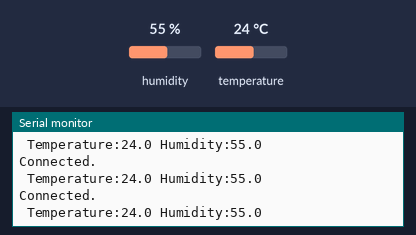
Simulated run of this sketch. Board: ESP32. Shown: the last lines printed to the serial monitor. Inputs (shaded band) come from the test bench; at power-on: humidity 55 %, temperature 24 °C. WiFi joins after 1.5 s; servers stay silent unless stated.

Above: at 9.0 s.
9.1 s: humidity set to 22 %
At 12.5 s:
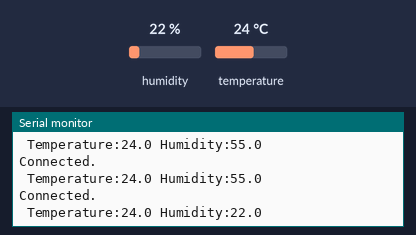
14.3 s: temperature set to 12 °C
At 15.8 s:
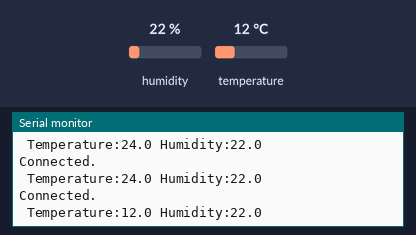
19.5 s: humidity set to 40 %
At 20.4 s:
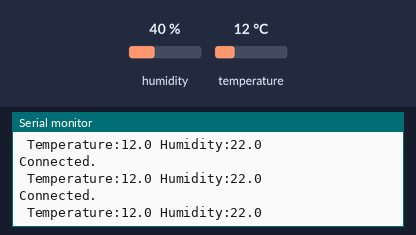
Timing chart, 0 to 22.5 s (numbered marks = the images above; inputs shaded):
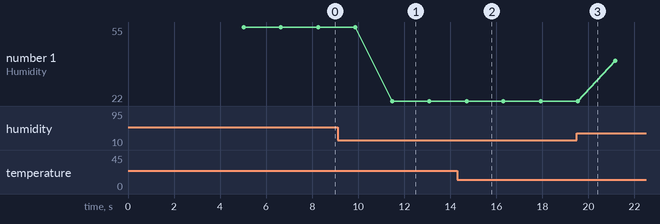

Measured:
- after the input at 9.1 s, the serial monitor: prints a new line after 2.4 s (image 1)
- after the input at 14.3 s, the serial monitor: prints a new line after 0.41 s (image 2)
- plotted number 1: 55 → 22 after the input at 9.1 s, 22 → 40 after the input at 19.5 s

The sketch:

07_DHT11_ThingSpeak.ino
```cpp
#include <DHT.h>
#include <DHT_U.h>

#include "ThingSpeak.h"
#include "WiFi.h"
//#include <Wire.h>  //Include Library for HTU21D
//#include "SparkFunHTU21D.h"

//-------Enter your WiFi Details------//
char ssid[] = "JioFiber-dq6nd";  //SSID
char pass[] = "anshularchanaanjali";  //Password
//-----------------------------------//

//#define HTU21DPIN 21  //Pin where the HTU21D is connected

float humidity;
float temp;
//HTU21D htu(HTU21DPIN, HTU21D);
WiFiClient client;

//-------------ThingSpeak Details-----------------//
unsigned long myChannelField = 1644753; //Channel ID
const int ChannelField1 = 1; //for Humidity
const int ChannelField2 = 2; //for Temperature
const char * myWriteAPIKey = "CUOVFFU6TP0L7KXZ"; //Your Write API Key
//-----------------------------------------------//

//Create an instance of the object
#define DHTPIN 21
#define DHTTYPE DHT11
DHT dht(DHTPIN, DHTTYPE);
void setup() {
  Serial.begin(115200);
  delay(10);
  //myHumidity.begin();
   dht.begin();
  WiFi.mode(WIFI_STA);
  ThingSpeak.begin(client);
}

void loop()
{
  //-----------------WiFi Setup-------------------//
  if(WiFi.status()!= WL_CONNECTED)
  {
    Serial.print("Attempting to Connect to SSID: ");
    Serial.println("Jio");
  }
  while(WiFi.status()!= WL_CONNECTED)
  {
    WiFi.begin(ssid,pass);
    Serial.print(".");
    delay(5000);
  }
  Serial.println("\nConnected.");
  //--------------------------------------------//

  humidity = dht.readHumidity();  //To read Humidity
  temp = dht.readTemperature();   //To read Temperature
  /*if(isnan(humidity) || isnan(temp))
  {
    Serial.println("Faild to read from Sensor!\n");
    return;
  }*/

  /*Printing the result on Serial Terminal*/
 // Serial.print("Time:");
 // Serial.print(millis());
  Serial.print(" Temperature:");
  Serial.print(temp, 1);
  //Serial.print("C");
  Serial.print(" Humidity:");
  Serial.print(humidity, 1);
  //Serial.print("%");
  Serial.println();

  delay(1000);

  //-------------Sending Data to ThingSpeak Cloud---------------//
  ThingSpeak.writeField(myChannelField,ChannelField1, temp, myWriteAPIKey);
  ThingSpeak.writeField(myChannelField,ChannelField2, humidity, myWriteAPIKey);
}
```
